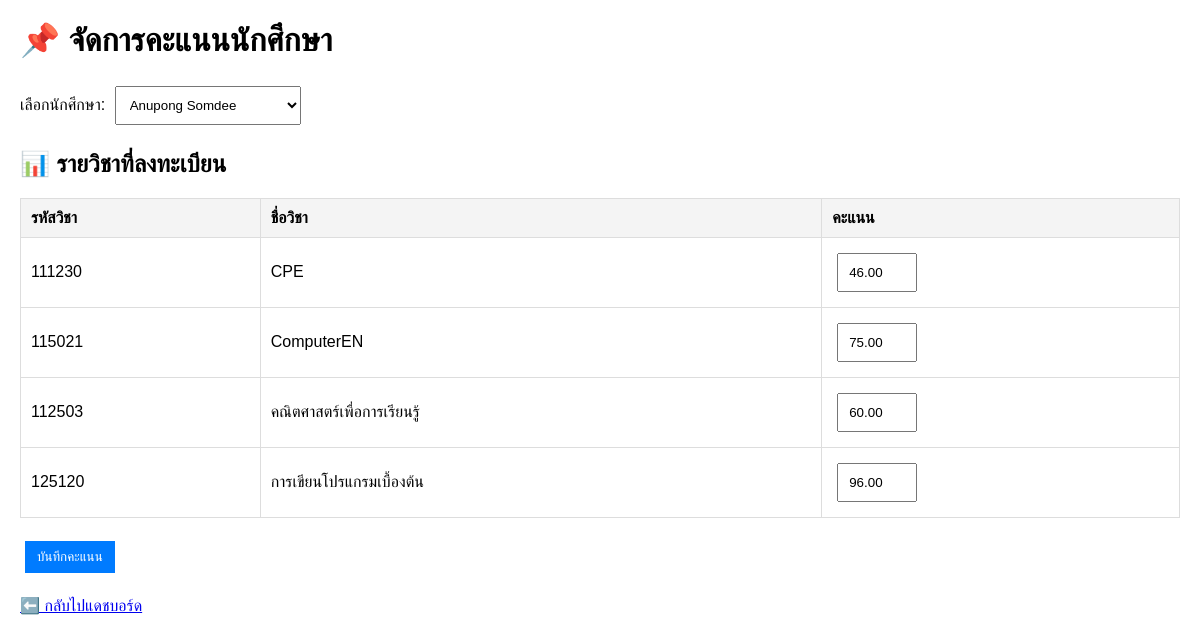
Page /admin_grades.php?student_id=4 (signed in) on the committed database.
### tables this page shows
CREATE TABLE `student_courses` (
  `student_id` int(11) NOT NULL,
  `course_id` int(11) NOT NULL,
  `score` decimal(5,2) DEFAULT NULL
);

CREATE TABLE `courses` (
  `course_id` int(11) NOT NULL,
  `course_name` varchar(100) NOT NULL,
  `course_code` varchar(10) NOT NULL,
  `max_students` int(11) NOT NULL,
  `created_at` timestamp NOT NULL DEFAULT current_timestamp()
);

### admin_grades.php (the view, shortened to what this page needs)
<?php
include 'config.php';
$students_sql = "SELECT student_id, fullname FROM students";
$students_result = $conn->query($students_sql);
$student_id = isset($_GET['student_id']) ? intval($_GET['student_id']) : null;
$subjects = [];
if ($student_id) {
    $subjects_sql = "SELECT c.course_id, c.course_code, c.course_name, sc.score
                     FROM registrations r
                     JOIN courses c ON r.course_id = c.course_id
                     LEFT JOIN student_courses sc ON r.student_id = sc.student_id AND r.course_id = sc.course_id
                     WHERE r.student_id = ?";
    $stmt = $conn->prepare($subjects_sql);
    $stmt->bind_param("i", $student_id);
    $stmt->execute();
    $subjects_result = $stmt->get_result();
    while ($row = $subjects_result->fetch_assoc()) {
        $subjects[] = $row;
    }
}
?>
<!DOCTYPE html>
<html lang="th">
<head>
</head>
<body>
    <h1>📌 จัดการคะแนนนักศึกษา</h1>
    <form method="get">
        <label>เลือกนักศึกษา:</label>
        <select name="student_id" onchange="this.form.submit()">
            <?php while ($row = $students_result->fetch_assoc()): ?>
                <option value="<?php echo $row['student_id']; ?>" <?php if ($student_id == $row['student_id']) echo 'selected'; ?>>
                    <?php echo htmlspecialchars($row['fullname']); ?>
                </option>
            <?php endwhile; ?>
        </select>
    </form>
    <?php if ($student_id && count($subjects) > 0): ?>
        <form method="post">
            <h2>📊 รายวิชาที่ลงทะเบียน</h2>
            <table>
                <tr>
                    <th>รหัสวิชา</th>
                    <th>ชื่อวิชา</th>
                    <th>คะแนน</th>
                </tr>
                <?php foreach ($subjects as $subject): ?>
                <tr>
                    <td><?php echo htmlspecialchars($subject['course_code']); ?></td>
                    <td><?php echo htmlspecialchars($subject['course_name']); ?></td>
                    <td>
                        <input type="number" name="scores[<?php echo $subject['course_id']; ?>]"
                               value="<?php echo htmlspecialchars($subject['score']); ?>"
                               min="0" max="100" required>
                    </td>
                </tr>
                <?php endforeach; ?>
            </table>
            <br>
            <button type="submit" class="btn">บันทึกคะแนน</button>
        </form>
    <?php elseif ($student_id): ?>
        <p>❌ นักศึกษาคนนี้ยังไม่ได้ลงทะเบียนวิชา</p>
    <?php endif; ?>
    <br>
    <a href="admin_dashboard.php">⬅️ กลับไปแดชบอร์ด</a>
</body>
</html>

### admin_grades.php (style rules this page uses)
body { font-family: Arial, sans-serif; margin: 20px; }
select, input, button { padding: 10px; margin: 5px; }
table { width: 100%; border-collapse: collapse; margin-top: 10px; }
th, td { border: 1px solid #ddd; padding: 10px; text-align: left; }
th { background-color: #f4f4f4; }
.btn { padding: 8px 12px; background-color: #007bff; color: white; border: none; cursor: pointer; }

### rows in the picture
student_courses: course.course_code "111230", course.course_name "CPE", score "46.00"
student_courses: course.course_code "115021", course.course_name "ComputerEN", score "75.00"
student_courses: course.course_code "112503", course.course_name "คณิตศาสตร์เพื่อการเรียนรู้", score "60.00"
student_courses: course.course_code "125120", course.course_name "การเขียนโปรแกรมเบื้องต้น", score "96.00"

### other values in the picture
form field student_id "Anupong Somdee"
